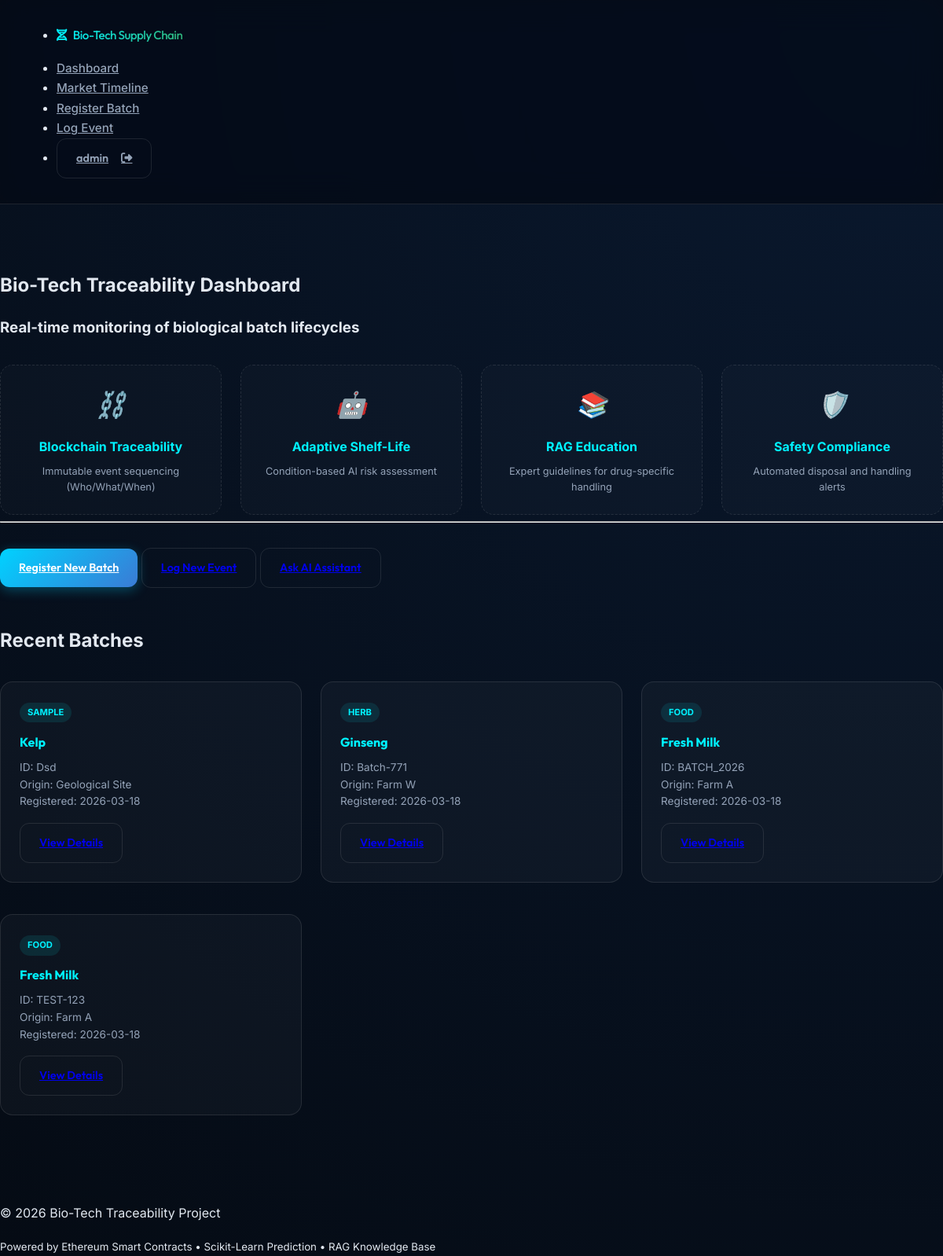
Screenshot of / (signed in) with the database file from the repository.
### models.py (models this page shows, shortened)
class User(UserMixin, db.Model):
    id = db.Column(db.Integer, primary_key=True)
    username = db.Column(db.String(64), index=True, unique=True, nullable=False)
    password_hash = db.Column(db.String(256), nullable=False)
    role = db.Column(db.String(20), nullable=False, default='user') # admin, lab, farmer, processor, regulator, consumer

class Batch(db.Model):
    id = db.Column(db.Integer, primary_key=True)
    public_id = db.Column(db.String(64), unique=True, index=True, nullable=False)
    batch_type = db.Column(db.String(64), nullable=False) # food, herb, sample
    name = db.Column(db.String(128), nullable=False)
    origin = db.Column(db.String(128), nullable=False)
    created_at = db.Column(db.DateTime, default=datetime.utcnow)
    blockchain_tx_hash = db.Column(db.String(66), nullable=True) # tx hash for batch creation
    events = db.relationship('Event', backref='batch', lazy='dynamic')
    documents = db.relationship('Document', backref='batch', lazy='dynamic')

### app.py (the view)
@app.route('/')
@login_required
def dashboard():
    batches = Batch.query.order_by(Batch.created_at.desc()).limit(10).all()
    return render_template('dashboard.html', batches=batches)

### app.py (called while the page is built)
@login_manager.user_loader
def load_user(id):
    return db.session.get(User, int(id))

### templates/dashboard.html (shortened to what this page needs)
{% extends "base.html" %}
{% block content %}
<section class="fade-in">
    <hgroup>
        <h1>Bio-Tech Traceability Dashboard</h1>
        <h3>Real-time monitoring of biological batch lifecycles</h3>
    </hgroup>
    <div class="vision-grid">
        <div class="vision-card">
            <i>⛓️</i>
            <h5>Blockchain Traceability</h5>
            <p>Immutable event sequencing (Who/What/When)</p>
        </div>
        <div class="vision-card">
            <i>🤖</i>
            <h5>Adaptive Shelf-Life</h5>
            <p>Condition-based AI risk assessment</p>
        </div>
        <div class="vision-card">
            <i>📚</i>
            <h5>RAG Education</h5>
            <p>Expert guidelines for drug-specific handling</p>
        </div>
        <div class="vision-card">
            <i>🛡️</i>
            <h5>Safety Compliance</h5>
            <p>Automated disposal and handling alerts</p>
        </div>
    </div>
    <hr>
    {% if current_user.role in ['admin', 'producer'] %}
    <div class="grid" style="margin-top: 2rem;">
        <a href="{{ url_for('create_batch') }}" role="button" class="primary-btn">Register New Batch</a>
        <a href="{{ url_for('create_event') }}" role="button" class="secondary outline">Log New Event</a>
        <a href="#chat-modal" role="button" class="contrast outline" onclick="document.getElementById('chat-modal').setAttribute('open', 'true')">Ask AI Assistant</a>
    </div>
    {% else %}
    <div class="grid" style="margin-top: 2rem;">
        <a href="#chat-modal" role="button" class="contrast outline full-width" onclick="document.getElementById('chat-modal').setAttribute('open', 'true')">Ask AI Assistant</a>
    </div>
    {% endif %}
    <h2 style="margin-top: 3rem;">Recent Batches</h2>
    <div class="dashboard-grid">
        {% for batch in batches %}
        <div class="batch-card fade-in">
            <span class="badge">{{ batch.batch_type }}</span>
            <h4>{{ batch.name }}</h4>
            <div class="meta">
                ID: {{ batch.public_id }}<br>
                Origin: {{ batch.origin }}<br>
                Registered: {{ batch.created_at.strftime('%Y-%m-%d') }}
            </div>
            <a href="{{ url_for('batch_detail', public_id=batch.public_id) }}" role="button" class="secondary outline full-width">View Details</a>
        </div>
        {% else %}
        <article style="grid-column: 1 / -1; text-align: center;">
            <p>No batches found. Create one to get started!</p>
        </article>
        {% endfor %}
    </div>
</section>
{% endblock %}

### templates/base.html (shortened to what this page needs)
<!DOCTYPE html>
<html lang="en">
<head>
    <link rel="stylesheet" href="https://cdn.jsdelivr.net/npm/@picocss/pico@1/css/pico.min.css">
    <link rel="stylesheet" href="https://cdnjs.cloudflare.com/ajax/libs/font-awesome/6.4.0/css/all.min.css">
    <link rel="stylesheet" href="{{ url_for('static', filename='style.css') }}">
</head>
<body>
    <nav class="container-fluid">
        <ul>
            <li>
                <strong>
                    <a href="{{ url_for('dashboard') }}" class="contrast">
                        <i class="fa-solid fa-dna" style="margin-right: 8px;"></i>Bio-Tech Supply Chain
                    </a>
                </strong>
            </li>
        </ul>
        <ul>
            {% if current_user.is_authenticated %}
            <li><a href="{{ url_for('dashboard') }}">Dashboard</a></li>
            <li><a href="{{ url_for('timeline') }}">Market Timeline</a></li>
            {% if current_user.role in ['admin', 'producer'] %}
            <li><a href="{{ url_for('create_batch') }}">Register Batch</a></li>
            <li><a href="{{ url_for('create_event') }}">Log Event</a></li>
            {% endif %}
            <li>
                <a href="{{ url_for('logout') }}" role="button" class="secondary outline" style="padding: 0.5rem 1rem;">
                    {{ current_user.username }} <i class="fa-solid fa-right-from-bracket" style="margin-left: 8px;"></i>
                </a>
            </li>
            {% else %}
            <li><a href="{{ url_for('login') }}" role="button" class="primary-btn">Portal Login</a></li>
            {% endif %}
        </ul>
    </nav>
    <main class="container">
        {% block content %}{% endblock %}
    </main>
    <footer>
        <div class="container">
            <p>© 2026 Bio-Tech Traceability Project</p>
            <small class="text-muted">
                Powered by Ethereum Smart Contracts • Scikit-Learn Prediction • RAG Knowledge Base
            </small>
        </div>
    </footer>
</body>
</html>

### static/style.css (style rules this page uses)
:root { --brand-primary: #00f2ff; --brand-success: #2eb67d; --brand-warning: #f6c90e; --brand-danger: #ff4757; --bg-dark: #050b14; --bg-surface: rgba(16, 25, 41, 0.7); --glass-border: rgba(255, 255, 255, 0.1); --glass-bg: rgba(20, 30, 48, 0.6); --text-main: #e2e8f0; --text-muted: #94a3b8; --font-heading: 'Outfit', sans-serif; --font-body: 'Inter', sans-serif; --transition: all 0.3s cubic-bezier(0.4, 0, 0.2, 1); }
body { background: radial-gradient(circle at top right, #0a192f, #050b14); background-attachment: fixed; color: var(--text-main); font-family: var(--font-body); line-height: 1.6; margin: 0; -webkit-font-smoothing: antialiased; }
main.container { padding-top: 4rem; padding-bottom: 5rem; max-width: 1200px; }
nav { background: rgba(5, 11, 20, 0.8); backdrop-filter: blur(20px) saturate(180%); border-bottom: 1px solid var(--glass-border); padding: 1rem 2rem; position: sticky; top: 0; z-index: 1000; }
nav strong a { font-family: var(--font-heading); font-weight: 700; font-size: 1.4rem; background: linear-gradient(90deg, var(--brand-primary), var(--brand-success)); -webkit-background-clip: text; background-clip: text; -webkit-text-fill-color: transparent; letter-spacing: -0.5px; }
nav ul li a { color: var(--text-muted) !important; font-weight: 500; font-size: 0.95rem; transition: var(--transition); }
.dashboard-grid { display: grid; grid-template-columns: repeat(auto-fill, minmax(320px, 1fr)); gap: 1.5rem; margin-top: 2rem; }
.batch-card { background: rgba(255, 255, 255, 0.03); border: 1px solid var(--glass-border); border-radius: 16px; padding: 1.5rem; transition: var(--transition); position: relative; overflow: hidden; margin-bottom: 1rem; }
.batch-card h4 { margin: 0 0 0.5rem 0; color: var(--brand-primary); font-family: var(--font-heading); }
.batch-card .meta { font-size: 0.85rem; color: var(--text-muted); margin-bottom: 1rem; }
.batch-card .badge { display: inline-block; padding: 4px 10px; border-radius: 100px; font-size: 0.7rem; font-weight: 700; text-transform: uppercase; background: rgba(0, 242, 255, 0.1); color: var(--brand-primary); margin-bottom: 0.8rem; }
button, [role="button"] { font-family: var(--font-heading); font-weight: 600; border-radius: 12px !important; padding: 0.8rem 1.5rem !important; transition: var(--transition); cursor: pointer; font-size: 0.9rem; display: inline-flex; align-items: center; justify-content: center; gap: 8px; border: 1px solid var(--glass-border); }
button[type="submit"], .primary-btn { background: linear-gradient(135deg, #00d2ff 0%, #3a7bd5 100%) !important; border: none !important; box-shadow: 0 4px 15px rgba(0, 210, 255, 0.3); color: #fff !important; }
.vision-grid { display: grid; grid-template-columns: repeat(auto-fit, minmax(200px, 1fr)); gap: 1.5rem; margin-top: 2rem; }
.vision-card { background: rgba(255,255,255,0.02); border: 1px dashed var(--glass-border); padding: 1.5rem; border-radius: 16px; text-align: center; }
.vision-card i { font-size: 2rem; color: var(--brand-primary); margin-bottom: 1rem; display: block; }
.vision-card h5 { color: var(--brand-primary); margin: 0.5rem 0; font-size: 1rem; }
.vision-card p { font-size: 0.8rem; color: var(--text-muted); margin: 0; }

### rows the page displays
User: username "admin"
Batch: batch_type "SAMPLE", name "Kelp", public_id "Dsd", origin "Geological Site", created_at "2026-03-18"
Batch: batch_type "HERB", name "Ginseng", public_id "Batch-771", origin "Farm W", created_at "2026-03-18"
Batch: batch_type "FOOD", name "Fresh Milk", public_id "BATCH_2026", origin "Farm A", created_at "2026-03-18"
Batch: batch_type "FOOD", name "Fresh Milk", public_id "TEST-123", origin "Farm A", created_at "2026-03-18"
